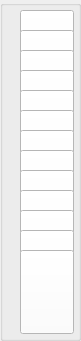
    <widget class="QGroupBox" name="table4">
     <property name="enabled">
      <bool>true</bool>
     </property>
     <property name="geometry">
      <rect>
       <x>220</x>
       <y>110</y>
       <width>81</width>
       <height>341</height>
      </rect>
     </property>
     <property name="sizePolicy">
      <sizepolicy hsizetype="Fixed" vsizetype="Fixed">
       <horstretch>0</horstretch>
       <verstretch>0</verstretch>
      </sizepolicy>
     </property>
     <property name="minimumSize">
      <size>
       <width>72</width>
       <height>112</height>
      </size>
     </property>
     <property name="layoutDirection">
      <enum>Qt::LeftToRight</enum>
     </property>
     <property name="autoFillBackground">
      <bool>false</bool>
     </property>
     <property name="title">
      <string/>
     </property>
     <property name="alignment">
      <set>Qt::AlignJustify|Qt::AlignTop</set>
     </property>
     <widget class="QPushButton" name="table4_card_1">
      <property name="geometry">
       <rect>
        <x>20</x>
        <y>10</y>
        <width>54</width>
        <height>84</height>
       </rect>
      </property>
      <property name="sizePolicy">
       <sizepolicy hsizetype="Fixed" vsizetype="Fixed">
        <horstretch>0</horstretch>
        <verstretch>0</verstretch>
       </sizepolicy>
      </property>
      <property name="minimumSize">
       <size>
        <width>54</width>
        <height>84</height>
       </size>
      </property>
      <property name="maximumSize">
       <size>
        <width>54</width>
        <height>84</height>
       </size>
      </property>
      <property name="styleSheet">
       <string notr="true">background: white;
border-width:3px;
border-color: black;
</string>
      </property>
      <property name="text">
       <string/>
      </property>
     </widget>
     <widget class="QPushButton" name="table4_card_6">
      <property name="geometry">
       <rect>
        <x>20</x>
        <y>110</y>
        <width>54</width>
        <height>84</height>
       </rect>
      </property>
      <property name="sizePolicy">
       <sizepolicy hsizetype="Fixed" vsizetype="Fixed">
        <horstretch>0</horstretch>
        <verstretch>0</verstretch>
       </sizepolicy>
      </property>
      <property name="minimumSize">
       <size>
        <width>54</width>
        <height>84</height>
       </size>
      </property>
      <property name="maximumSize">
       <size>
        <width>54</width>
        <height>84</height>
       </size>
      </property>
      <property name="styleSheet">
       <string notr="true">background: white;
border-width:3px;
border-color: black;
</string>
      </property>
      <property name="text">
       <string/>
      </property>
     </widget>
     <widget class="QPushButton" name="table4_card_5">
      <property name="geometry">
       <rect>
        <x>20</x>
        <y>90</y>
        <width>54</width>
        <height>84</height>
       </rect>
      </property>
      <property name="sizePolicy">
       <sizepolicy hsizetype="Fixed" vsizetype="Fixed">
        <horstretch>0</horstretch>
        <verstretch>0</verstretch>
       </sizepolicy>
      </property>
      <property name="minimumSize">
       <size>
        <width>54</width>
        <height>84</height>
       </size>
      </property>
      <property name="maximumSize">
       <size>
        <width>54</width>
        <height>84</height>
       </size>
      </property>
      <property name="styleSheet">
       <string notr="true">background: white;
border-width:3px;
border-color: black;
</string>
      </property>
      <property name="text">
       <string/>
      </property>
     </widget>
     <widget class="QPushButton" name="table4_card_2">
      <property name="geometry">
       <rect>
        <x>20</x>
        <y>30</y>
        <width>54</width>
        <height>84</height>
       </rect>
      </property>
      <property name="sizePolicy">
       <sizepolicy hsizetype="Fixed" vsizetype="Fixed">
        <horstretch>0</horstretch>
        <verstretch>0</verstretch>
       </sizepolicy>
      </property>
      <property name="minimumSize">
       <size>
        <width>54</width>
        <height>84</height>
       </size>
      </property>
      <property name="maximumSize">
       <size>
        <width>54</width>
        <height>84</height>
       </size>
      </property>
      <property name="styleSheet">
       <string notr="true">background: white;
border-width:3px;
border-color: black;
</string>
      </property>
      <property name="text">
       <string/>
      </property>
     </widget>
     <widget class="QPushButton" name="table4_card_8">
      <property name="geometry">
       <rect>
        <x>20</x>
        <y>150</y>
        <width>54</width>
        <height>84</height>
       </rect>
      </property>
      <property name="sizePolicy">
       <sizepolicy hsizetype="Fixed" vsizetype="Fixed">
        <horstretch>0</horstretch>
        <verstretch>0</verstretch>
       </sizepolicy>
      </property>
      <property name="minimumSize">
       <size>
        <width>54</width>
        <height>84</height>
       </size>
      </property>
      <property name="maximumSize">
       <size>
        <width>54</width>
        <height>84</height>
       </size>
      </property>
      <property name="styleSheet">
       <string notr="true">background: white;
border-width:3px;
border-color: black;
</string>
      </property>
      <property name="text">
       <string/>
      </property>
     </widget>
     <widget class="QPushButton" name="table4_card_3">
      <property name="geometry">
       <rect>
        <x>20</x>
        <y>50</y>
        <width>54</width>
        <height>84</height>
       </rect>
      </property>
      <property name="sizePolicy">
       <sizepolicy hsizetype="Fixed" vsizetype="Fixed">
        <horstretch>0</horstretch>
        <verstretch>0</verstretch>
       </sizepolicy>
      </property>
      <property name="minimumSize">
       <size>
        <width>54</width>
        <height>84</height>
       </size>
      </property>
      <property name="maximumSize">
       <size>
        <width>54</width>
        <height>84</height>
       </size>
      </property>
      <property name="styleSheet">
       <string notr="true">background: white;
border-width:3px;
border-color: black;
</string>
      </property>
      <property name="text">
       <string/>
      </property>
     </widget>
     <widget class="QPushButton" name="table4_card_4">
      <property name="geometry">
       <rect>
        <x>20</x>
        <y>70</y>
        <width>54</width>
        <height>84</height>
       </rect>
      </property>
      <property name="sizePolicy">
       <sizepolicy hsizetype="Fixed" vsizetype="Fixed">
        <horstretch>0</horstretch>
        <verstretch>0</verstretch>
       </sizepolicy>
      </property>
      <property name="minimumSize">
       <size>
        <width>54</width>
        <height>84</height>
       </size>
      </property>
      <property name="maximumSize">
       <size>
        <width>54</width>
        <height>84</height>
       </size>
      </property>
      <property name="styleSheet">
       <string notr="true">background: white;
border-width:3px;
border-color: black;
</string>
      </property>
      <property name="text">
       <string/>
      </property>
     </widget>
     <widget class="QPushButton" name="table4_card_7">
      <property name="geometry">
       <rect>
        <x>20</x>
        <y>130</y>
        <width>54</width>
        <height>84</height>
       </rect>
      </property>
      <property name="sizePolicy">
       <sizepolicy hsizetype="Fixed" vsizetype="Fixed">
        <horstretch>0</horstretch>
        <verstretch>0</verstretch>
       </sizepolicy>
      </property>
      <property name="minimumSize">
       <size>
        <width>54</width>
        <height>84</height>
       </size>
      </property>
      <property name="maximumSize">
       <size>
        <width>54</width>
        <height>84</height>
       </size>
      </property>
      <property name="styleSheet">
       <string notr="true">background: white;
border-width:3px;
border-color: black;
</string>
      </property>
      <property name="text">
       <string/>
      </property>
     </widget>
     <widget class="QPushButton" name="table4_card_9">
      <property name="geometry">
       <rect>
        <x>20</x>
        <y>170</y>
        <width>54</width>
        <height>84</height>
       </rect>
      </property>
      <property name="sizePolicy">
       <sizepolicy hsizetype="Fixed" vsizetype="Fixed">
        <horstretch>0</horstretch>
        <verstretch>0</verstretch>
       </sizepolicy>
      </property>
      <property name="minimumSize">
       <size>
        <width>54</width>
        <height>84</height>
       </size>
      </property>
      <property name="maximumSize">
       <size>
        <width>54</width>
        <height>84</height>
       </size>
      </property>
      <property name="styleSheet">
       <string notr="true">background: white;
border-width:3px;
border-color: black;
</string>
      </property>
      <property name="text">
       <string/>
      </property>
     </widget>
     <widget class="QPushButton" name="table4_card_10">
      <property name="geometry">
       <rect>
        <x>20</x>
        <y>190</y>
        <width>54</width>
        <height>84</height>
       </rect>
      </property>
      <property name="sizePolicy">
       <sizepolicy hsizetype="Fixed" vsizetype="Fixed">
        <horstretch>0</horstretch>
        <verstretch>0</verstretch>
       </sizepolicy>
      </property>
      <property name="minimumSize">
       <size>
        <width>54</width>
        <height>84</height>
       </size>
      </property>
      <property name="maximumSize">
       <size>
        <width>54</width>
        <height>84</height>
       </size>
      </property>
      <property name="styleSheet">
       <string notr="true">background: white;
border-width:3px;
border-color: black;
</string>
      </property>
      <property name="text">
       <string/>
      </property>
     </widget>
     <widget class="QPushButton" name="table4_card_11">
      <property name="geometry">
       <rect>
        <x>20</x>
        <y>210</y>
        <width>54</width>
        <height>84</height>
       </rect>
      </property>
      <property name="sizePolicy">
       <sizepolicy hsizetype="Fixed" vsizetype="Fixed">
        <horstretch>0</horstretch>
        <verstretch>0</verstretch>
       </sizepolicy>
      </property>
      <property name="minimumSize">
       <size>
        <width>54</width>
        <height>84</height>
       </size>
      </property>
      <property name="maximumSize">
       <size>
        <width>54</width>
        <height>84</height>
       </size>
      </property>
      <property name="styleSheet">
       <string notr="true">background: white;
border-width:3px;
border-color: black;
</string>
      </property>
      <property name="text">
       <string/>
      </property>
     </widget>
     <widget class="QPushButton" name="table4_card_12">
      <property name="geometry">
       <rect>
        <x>20</x>
        <y>230</y>
        <width>54</width>
        <height>84</height>
       </rect>
      </property>
      <property name="sizePolicy">
       <sizepolicy hsizetype="Fixed" vsizetype="Fixed">
        <horstretch>0</horstretch>
        <verstretch>0</verstretch>
       </sizepolicy>
      </property>
      <property name="minimumSize">
       <size>
        <width>54</width>
        <height>84</height>
       </size>
      </property>
      <property name="maximumSize">
       <size>
        <width>54</width>
        <height>84</height>
       </size>
      </property>
      <property name="styleSheet">
       <string notr="true">background: white;
border-width:3px;
border-color: black;
</string>
      </property>
      <property name="text">
       <string/>
      </property>
     </widget>
     <widget class="QPushButton" name="table4_card_13">
      <property name="geometry">
       <rect>
        <x>20</x>
        <y>250</y>
        <width>54</width>
        <height>84</height>
       </rect>
      </property>
      <property name="sizePolicy">
       <sizepolicy hsizetype="Fixed" vsizetype="Fixed">
        <horstretch>0</horstretch>
        <verstretch>0</verstretch>
       </sizepolicy>
      </property>
      <property name="minimumSize">
       <size>
        <width>54</width>
        <height>84</height>
       </size>
      </property>
      <property name="maximumSize">
       <size>
        <width>54</width>
        <height>84</height>
       </size>
      </property>
      <property name="styleSheet">
       <string notr="true">background: white;
border-width:3px;
border-color: black;
</string>
      </property>
      <property name="text">
       <string/>
      </property>
     </widget>
     <zorder>table4_card_1</zorder>
     <zorder>table4_card_2</zorder>
     <zorder>table4_card_3</zorder>
     <zorder>table4_card_4</zorder>
     <zorder>table4_card_5</zorder>
     <zorder>table4_card_6</zorder>
     <zorder>table4_card_7</zorder>
     <zorder>table4_card_8</zorder>
     <zorder>table4_card_9</zorder>
     <zorder>table4_card_10</zorder>
     <zorder>table4_card_11</zorder>
     <zorder>table4_card_12</zorder>
     <zorder>table4_card_13</zorder>
    </widget>
